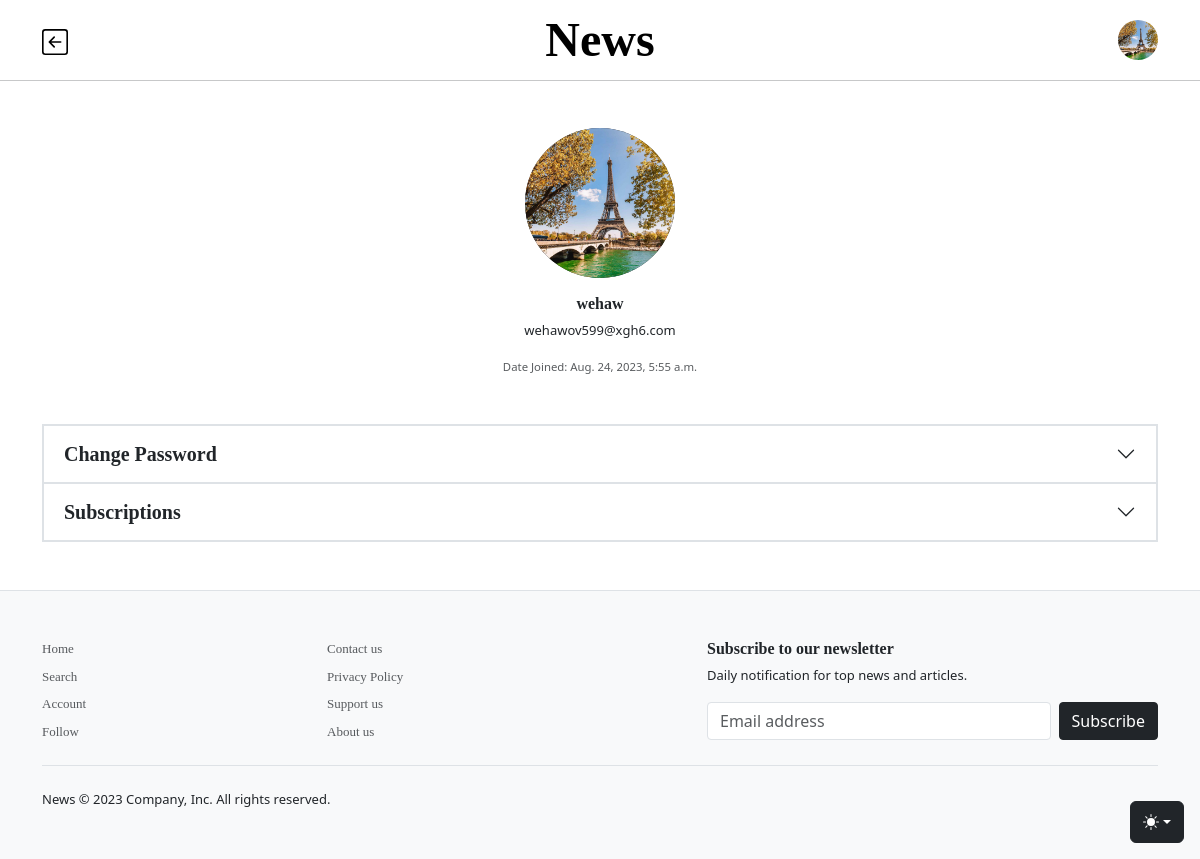
Screenshot of /accounts/profile (signed in) with the database file from the repository.
### accounts/models.py (models this page shows)
class User(AbstractUser):
    email = models.EmailField(unique=True)
    profile_pic = models.ImageField(upload_to="images/", default="images/default-profile-pic.jpg")

### accounts/views.py (the view, shortened to what this page needs)
# urls.py: path("profile", views.ProfileView.as_view(), name="profile"),
class ProfileView(LoginRequiredMixin, View):
    login_url = "/accounts/"
    def get(self, request, *args, **kwargs):
        return render(request, "accounts/profile.html", {
            "form": ChangePasswordForm(user=request.user),
        })

### accounts/forms.py
class ChangePasswordForm(PasswordChangeForm):
    def __init__(self, user, *args, **kwargs):
        self.user = user
        super(PasswordChangeForm, self).__init__(user, *args, **kwargs)
        self.helper = FormHelper()
        self.helper.layout = Layout(
            FloatingField("old_password"),
            FloatingField("new_password1"),
            FloatingField("new_password2"),
            Submit(name="submit", value="Change Password", css_class="btn-dark")
        )

### accounts/templates/accounts/profile.html (shortened to what this page needs)
{% extends "news/layout.html" %}
{% load static %}
{% load crispy_forms_tags %}
{% block body %}
    <header class="lh-1 py-3">
        <div class="row flex-nowrap justify-content-between align-items-center">
            <div class="col-4 pt-1">
                <a class="link-body-emphasis" href="{% url 'news:index' %}" aria-label="Search">
                </a>
            </div>
            <div class="col-4 text-center">
                <a class="blog-header-logo text-body-emphasis text-decoration-none" href="{% url 'news:index' %}">News</a>
            </div>
            <div class="col-4 d-flex justify-content-end align-items-center">
                {% if request.user.is_authenticated %}
                        <div class="dropdown">
                            <button class="btn bg-transparent border-0 p-0" type="button" data-bs-toggle="dropdown" aria-expanded="false">
                                <img src="{{ request.user.profile_pic.url }}" class="profile-pic profile-pic-md" alt="profile-pic">
                            </button>
                        </div>
                {% else %}
                    <a class="btn btn-sm btn-dark" href="{% url 'accounts:index' %}">Sign up</a>
                {% endif %}
            </div>
        </div>
    </header>
    <hr class="position-absolute w-100 start-0 m-0">
    <div class="my-5 text-center">
        <div class="d-flex justify-content-center w-100 ms-auto">
            {% include "accounts/profile-pic.html" %}
        </div>
        <div class="my-3">
            <h5>{{ request.user.username }}</h5>
            <p>{{ request.user.email }}</p>
            <p><small class="text-body-secondary">Date Joined: {{ request.user.date_joined }}</small></p>
        </div>
    </div>
    <div class="accordion my-5 rounded-0" id="accordionFlushExample">
        <div class="accordion-item border-2 rounded-0">
            <h2 class="accordion-header">
                <button class="accordion-button rounded-0 {% if not show_form %}collapsed{% endif %}" type="button" data-bs-toggle="collapse" data-bs-target="#flush-collapseTwo" aria-expanded="false" aria-controls="flush-collapseTwo">
                    <h3 class="m-0">Change Password</h3>
                </button>
            </h2>
        </div>
        <div class="accordion-item border-2 rounded-0">
            <h2 class="accordion-header">
                <button class="accordion-button rounded-0 collapsed" type="button" data-bs-toggle="collapse" data-bs-target="#flush-collapseThree" aria-expanded="false" aria-controls="flush-collapseThree">
                    <h3 class="m-0">Subscriptions</h3>
                </button>
            </h2>
        </div>
    </div>
{% endblock %}

### accounts/templates/accounts/profile-pic.html (shortened to what this page needs)
<div class="card text-bg-dark rounded-circle border-0 position-relative profile-pic-lg">
    <img src="{{ request.user.profile_pic.url }}" alt="" srcset="" class="card-img profile-pic profile-pic-lg">
    <div class="card-img-overlay profile-pic-upload"
        onmouseout="this.querySelector('#file').classList.remove('show')"
        onmouseover="this.querySelector('#file').classList.add('show');">
    </div>
</div>

### news/static/news/styles.css (style rules this page uses)
.profile-pic { object-fit: cover; border-radius: 50%; }
.profile-pic-md { width: 40px; height: 40px; }
.profile-pic-lg { width: 150px; height: 150px; }
.blog-header-logo { font-family: "Playfair Display", Georgia, "Times New Roman", serif; font-weight: bold; font-size: 3rem !important; }
h1, h2, h3, h4, h5, h6, a { font-family: "Playfair Display", Georgia, "Times New Roman", serif; font-weight: bold; }
.bi { vertical-align: -.125em; fill: currentColor; }
@media screen and (max-width: 1200px) { h4, h5, h6 { font-size: medium !important; } }
@media screen and (max-width: 1200px) { h1, h2, h3, .heading-link { font-size: 20px !important; } }
@media screen and (max-width: 1200px) { p { font-size: small !important; } }
@media screen and (max-width: 1200px) { a { font-size: small !important; } }

### rows the page displays
User: user.profile_pic (picture), user.username "wehaw", user.email "wehawov599@xgh6.com", user.date_joined "Aug. 24, 2023, 5:55 a.m."
